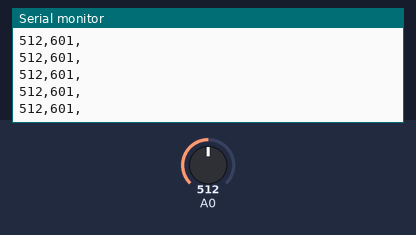
Simulated run of this sketch. Board: Arduino Uno, built with avr-gcc and run on an emulated ATmega328P. On the bench: the last lines printed to the serial monitor. Inputs (shaded band) come from the test bench; at power-on: A0 = 512.

Above: at 1.2 s.
1.3 s: A0 set to 716
At 1.56 s:
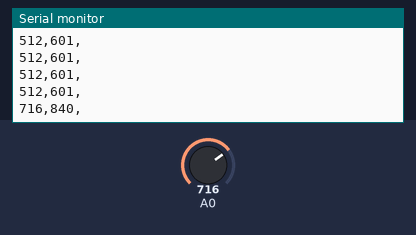
2.8 s: A0 set to 900
At 2.96 s:
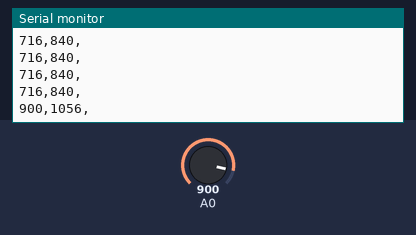
Timing chart, 0 to 5.8 s (numbered marks = the images above; inputs shaded):
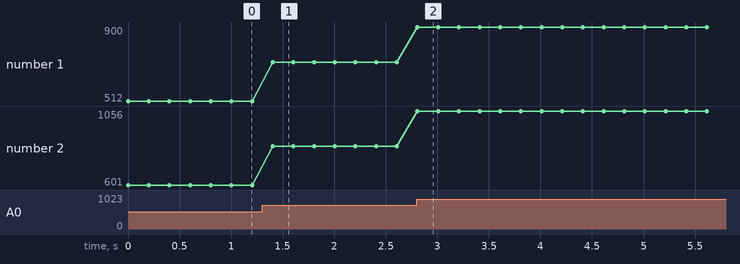

Measured:
- after the input at 1.3 s, the serial monitor: prints a new line after 0.10 s (image 1)
- after the input at 2.8 s, the serial monitor: prints a new line at once (image 2)
- plotted number 1: 512 → 716 after the input at 1.3 s, 716 → 900 after the input at 2.8 s
- plotted number 2: 601 → 840 after the input at 1.3 s, 840 → 1056 after the input at 2.8 s

The sketch:

KneeSensor.ino
```cpp
/*
  By Nick Alexander for Body-Centric Technologies OCADU 2019
  For tracking range-of-motion using a stretch sensor on a wearable
  combined with Processing
  Based on AnalogReadSerial from Arduino
*/

// the setup routine runs once when you press reset:
void setup() {
  // initialize serial communication at 9600 bits per second:
  Serial.begin(9600);
}

// the loop routine runs over and over again forever:
void loop() {
  // read the input on analog pin 0:
  int sensorValue = analogRead(A0);
  int mappedValue = map(sensorValue,0,1022,0,1200);
  // print out the value you read:
  Serial.print(sensorValue);
  Serial.print(',');
  Serial.print(mappedValue);
  Serial.println(',');
  delay(200);        // delay in between reads for stability
}
```
